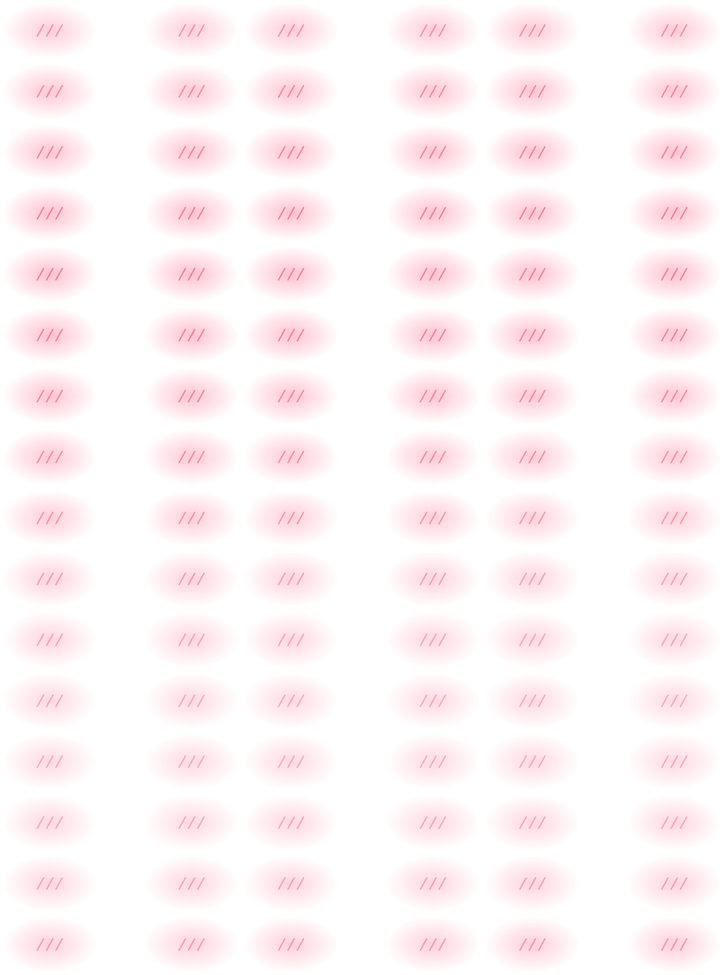
#> input picture assets/fx/S_fx_blush.png, 724 x 975 px, shrunk from 1746 x 2352 before the run
$ python -i prep.py   (imports and definitions only)
#> lines starting #> are read from the running program, lines starting #| are printed output that depends on the picture; after the words box and inside, x2 and y2 are one past the last pixel; in counts of white or black regions, pixels touching at a corner belong together
#> further down, picture is the input picture: PIL image 724x975 RGBA; mean R, G, B, A 142.6, 74.5, 90.1, 19.9
"""Part cleanup utilities for layered 2D avatar textures.

Fixes common parts-sheet alpha & edge defects:
1. Semi-transparent interior pixels (soft fills sometimes sit at alpha 225-250):
   solid interiors are snapped cleanly to alpha=255 while keeping smooth anti-aliased outer edges.
2. Edge color decontamination (RGB bleeding): transparent / low-alpha edge pixels get their RGB
   filled from the nearest solid pixel so WebGL2 bilinear sampling and mesh warping never
   produce dark or white fringes.
3. Optional white-halo removal & color-tone matching to the canonical artwork.
"""
from __future__ import annotations

import numpy as np
from PIL import Image
from scipy import ndimage


def harden_solid_alpha(im: Image.Image, core_thresh: int = 160, margin_px: int = 3) -> Image.Image:
    """Snap interior pixels of a solid painted part to alpha=255, keeping smooth AA border."""
#> called with core_thresh = 160, margin_px = 3
    arr = np.asarray(im.convert("RGBA"), dtype=np.uint8).copy()
    a = arr[..., 3]
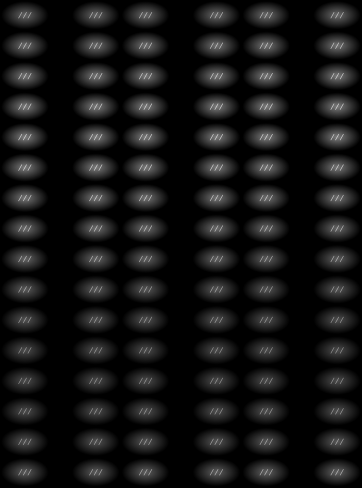
#> a: shape (975, 724) (shown at 1/2 size); min 0, max 218, mean 19.9
    solid = a >= core_thresh
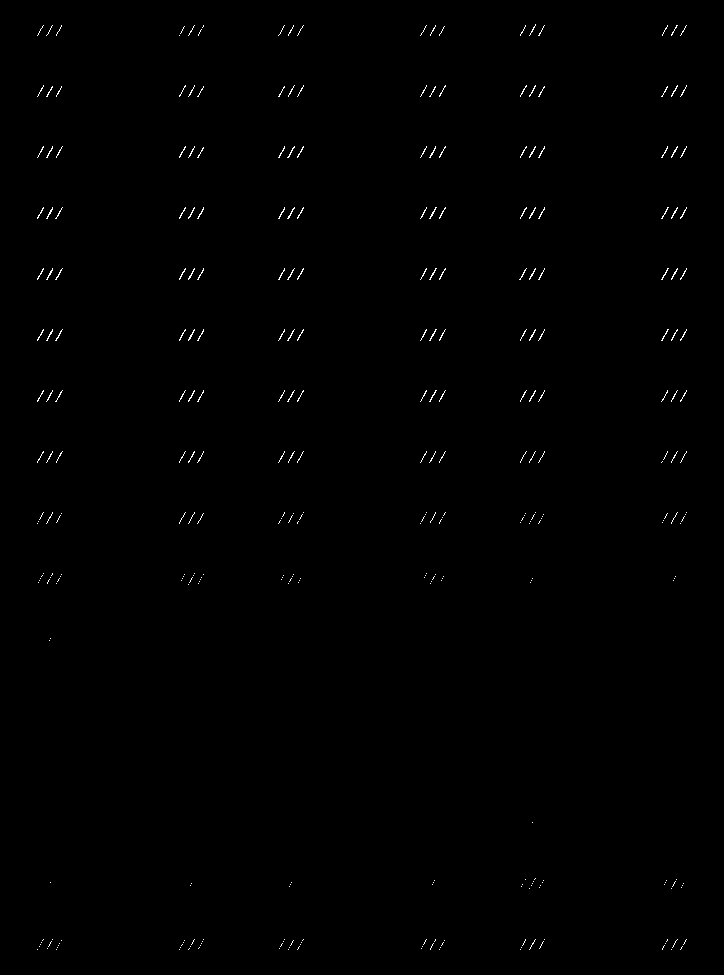
#> solid: shape (975, 724) bool; 0.38% white in thin lines or dots, all inside (x1, y1, x2, y2) = (37, 24, 687, 950)
    if not solid.any():
        return im
    # Fill enclosed holes inside the solid shape (e.g. faint translucent paint spots)
    filled = ndimage.binary_fill_holes(solid)
    interior = ndimage.binary_erosion(filled, iterations=margin_px)
#> interior: shape (975, 724) bool; every value is 0
    # Only harden pixels that actually have some paint (avoid filling intentional cut-outs)
    harden = interior & (a >= 90)
    a[harden] = 255
    # Clean near-zero alpha dust
    a[a < 6] = 0
#> a: shape (975, 724); 5.6% of pixels changed, all inside (x1, y1, x2, y2) = (2, 3, 722, 973)
    arr[..., 3] = a
    return Image.fromarray(arr, "RGBA")


def bleed_rgb_edges(im: Image.Image, solid_thresh: int = 200, max_dist: int = 16) -> Image.Image:
    """Propagate solid-pixel RGB into soft/transparent edge pixels to eliminate matte halos."""
#> called with solid_thresh = 200, max_dist = 16
    arr = np.asarray(im.convert("RGBA"), dtype=np.uint8).copy()
    a = arr[..., 3]
    solid = a >= solid_thresh
#> solid: shape (975, 724) bool; 0.07% white in thin lines or dots, all inside (x1, y1, x2, y2) = (37, 87, 686, 458)
    if not solid.any() or solid.all():
        return im
    dist, (iy, ix) = ndimage.distance_transform_edt(~solid, return_distances=True, return_indices=True)
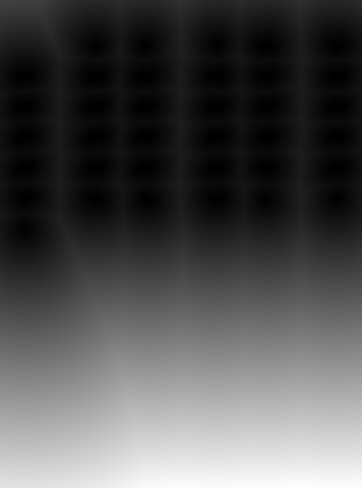
#> dist: shape (975, 724) float64 (shown at 1/2 size); min 0, max 581.4, mean 180; drawn with min black and max white
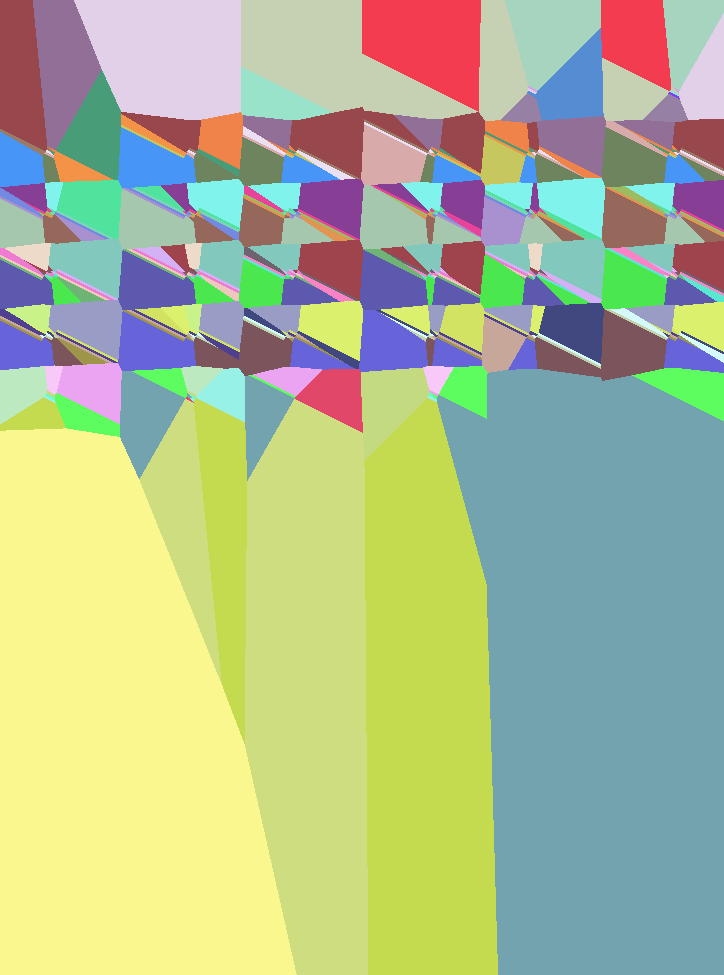
#> iy: shape (975, 724) int32; 67 distinct labels, from 87 to 457; one colour per label, 0 black
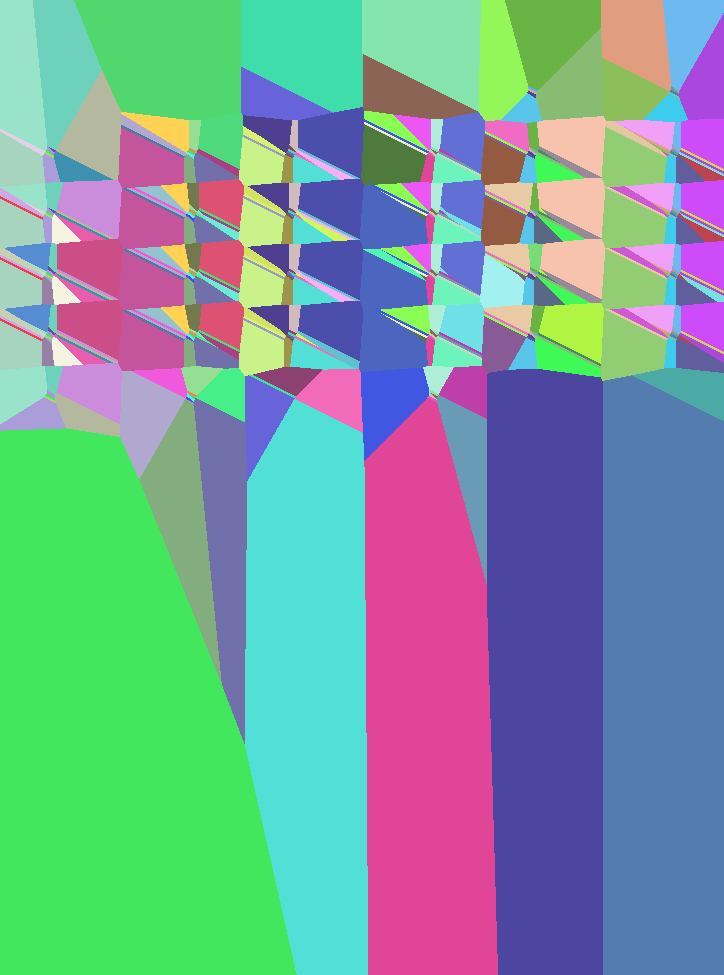
#> ix: shape (975, 724) int32; 114 distinct labels, from 37 to 685; one colour per label, 0 black
    fix = (~solid) & (dist <= max_dist)
#> fix: shape (975, 724) bool; 8.2% white; 36 white regions, largest, box (x1, y1, x2, y2) and area: (21, 252, 78, 296) 1904, (21, 313, 78, 357) 1904, (504, 252, 561, 296) 1898
    for c in range(3):
        ch = arr[..., c]
        ch[fix] = ch[iy[fix], ix[fix]]
#> this loop made 3 passes
#> pass 3, in bleed_rgb_edges, `ch = arr[..., c]`:
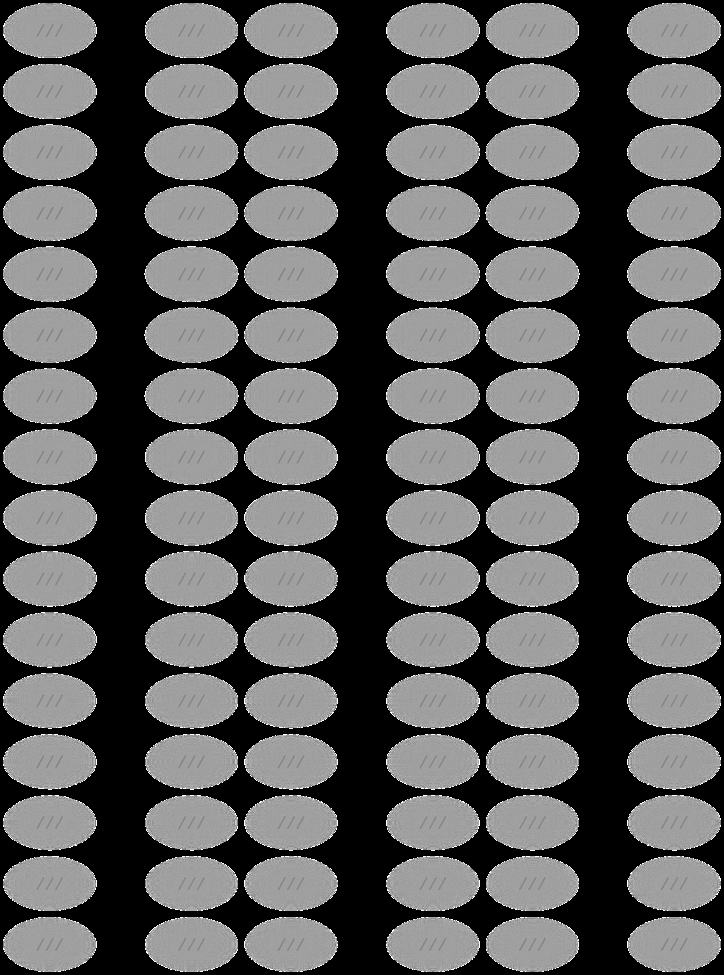
#> ch: shape (975, 724); min 0, max 255, mean 90.1
    return Image.fromarray(arr, "RGBA")


def clean_part(im: Image.Image, *, solid: bool = True, bleed: bool = True) -> Image.Image:
    out = im.convert("RGBA")
    if solid:
        out = harden_solid_alpha(out)
    if bleed:
        out = bleed_rgb_edges(out)
    return out


# [5 lines left out: function match_rgb_gain, not called in this run]

>>> from PIL import Image
>>> picture = Image.open('../assets/fx/S_fx_blush.png')
>>> result = clean_part(picture)

$ run again, on assets/fx/S_fx_drool.png
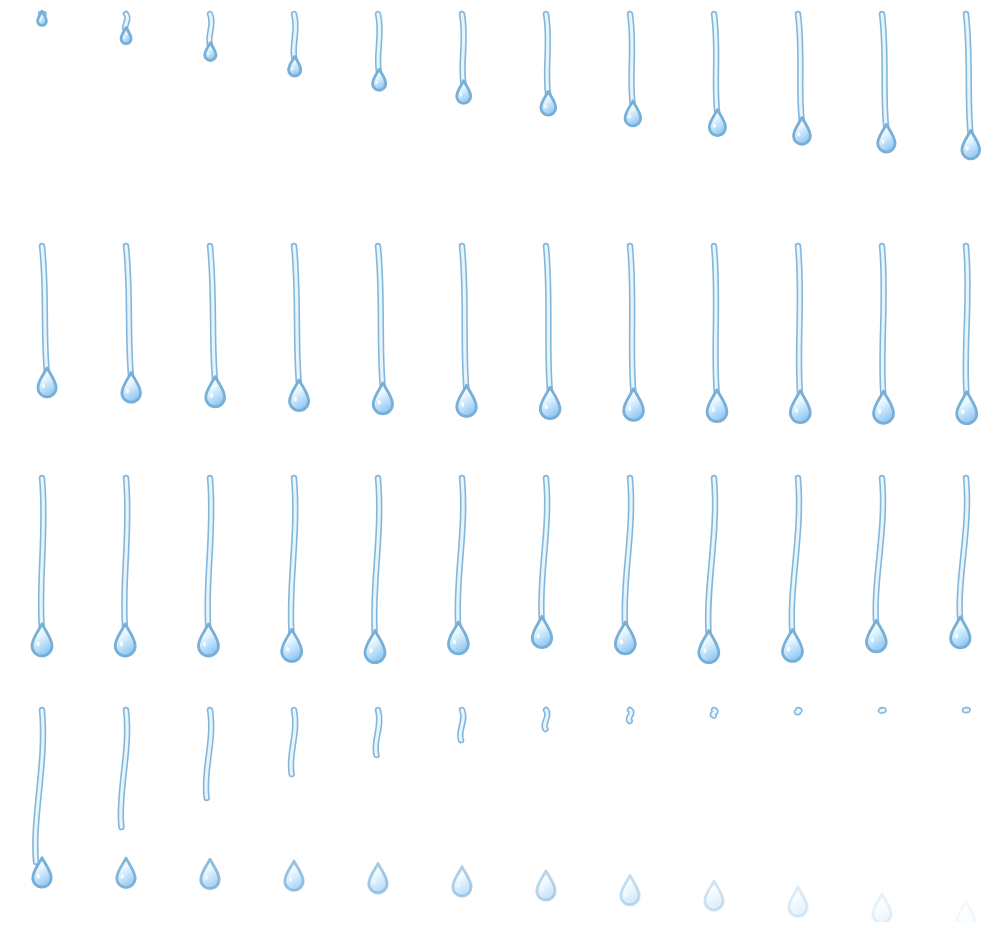
#> input picture assets/fx/S_fx_drool.png, 1008 x 928 px
#> picture is the input picture: PIL image 1008x928 RGBA; mean R, G, B, A 10.5, 13.1, 14.9, 13.3
#> in harden_solid_alpha, `solid = a >= core_thresh`:
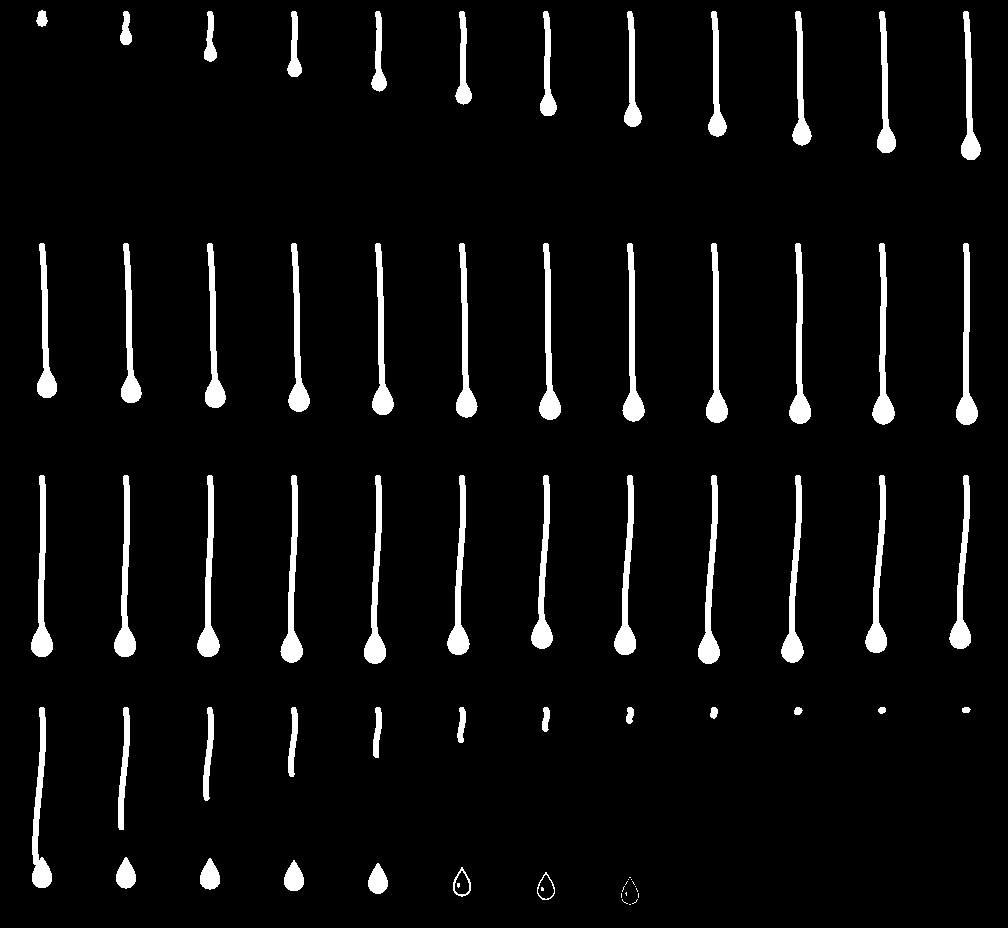
#> solid: shape (928, 1008) bool; 5.1% white; 70 white regions (16 under 20 px), largest, box (x1, y1, x2, y2) and area: (698, 475, 720, 664) 1468, (364, 475, 386, 664) 1463, (781, 475, 804, 663) 1454
#> interior: shape (928, 1008) bool; 1.1% white; 128 white regions (85 under 20 px), largest, box (x1, y1, x2, y2) and area: (367, 634, 383, 661) 312, (200, 626, 217, 654) 309, (784, 632, 801, 660) 309
#> arr: shape (928, 1008, 4); 0.21% of pixels changed, all inside (x1, y1, x2, y2) = (30, 10, 982, 920)
#> iy: shape (928, 1008) int32; 711 distinct labels, from 10 to 896
#> ix: shape (928, 1008) int32; 355 distinct labels, from 31 to 980
#> fix: shape (928, 1008) bool; 26.8% white; 69 white regions (16 under 20 px), largest, box (x1, y1, x2, y2) and area: (682, 459, 736, 680) 7111, (348, 459, 402, 680) 7107, (265, 459, 319, 678) 7064
#> after the loop in bleed_rgb_edges, `for c in range(3):`:
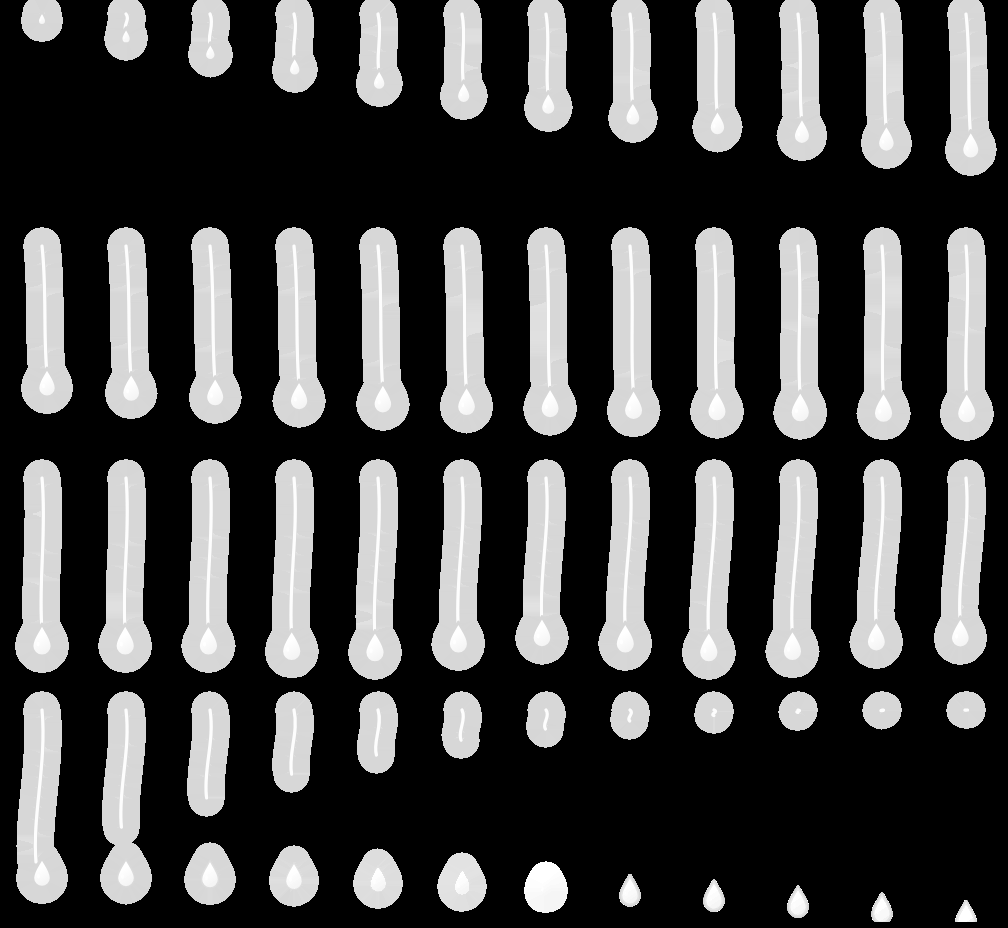
#> ch: shape (928, 1008); min 0, max 255, mean 69.9

$ run again, on assets/fx/S_fx_glint.png
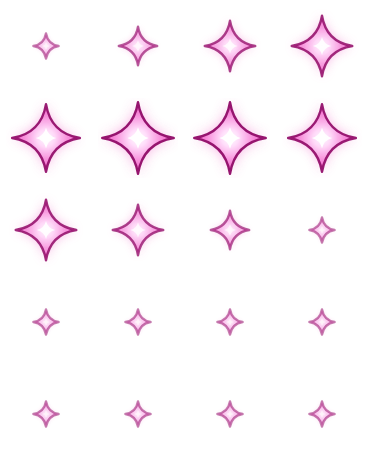
#> input picture assets/fx/S_fx_glint.png, 368 x 460 px
#> picture is the input picture: PIL image 368x460 RGBA; mean R, G, B, A 47.9, 15.3, 37, 20.3
#> in harden_solid_alpha, `solid = a >= core_thresh`:
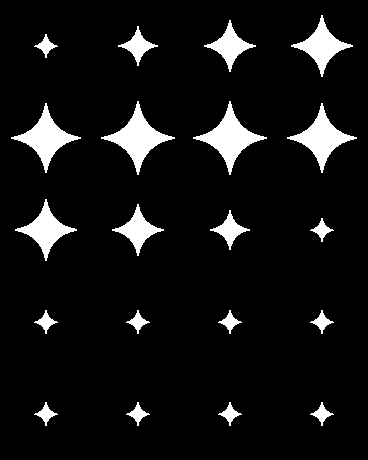
#> solid: shape (460, 368) bool; 7.7% white; 20 white regions, largest, box (x1, y1, x2, y2) and area: (101, 101, 175, 175) 1610, (193, 101, 267, 175) 1610, (11, 103, 81, 173) 1448
#> interior: shape (460, 368) bool; 4.5% white; 20 white regions, largest, box (x1, y1, x2, y2) and area: (111, 111, 165, 165) 1078, (203, 111, 257, 165) 1078, (21, 113, 71, 163) 952
#> arr: shape (460, 368, 4); 9.07% of pixels changed, all inside (x1, y1, x2, y2) = (6, 9, 362, 429)
#> iy: shape (460, 368) int32; 232 distinct labels, from 15 to 422
#> ix: shape (460, 368) int32; 288 distinct labels, from 11 to 356
#> fix: shape (460, 368) bool; 30.6% white; 21 white regions (8 under 20 px), largest, box (x1, y1, x2, y2) and area: (0, 0, 368, 277) 29947, (105, 13, 171, 79) 2364, (197, 197, 263, 263) 2364
#> after the loop in bleed_rgb_edges, `for c in range(3):`:
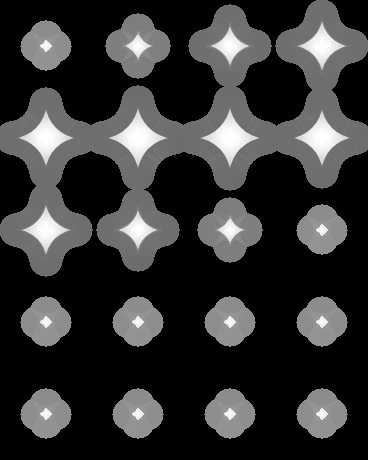
#> ch: shape (460, 368); min 0, max 255, mean 51.5
